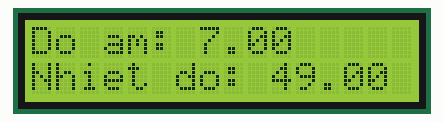
Simulated run of this sketch. Board: Arduino Uno, built with avr-gcc and run on an emulated ATmega328P. Parts: 16×2 character LCD. Random numbers use the default seed unless the sketch sets one; what the sketch prints to the serial monitor is not drawn.

Above: at 0.22 s.
At 5.02 s:
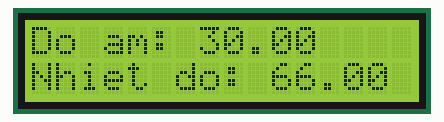
At 10.15 s:
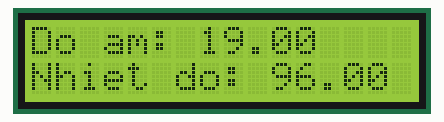
At 19.77 s:
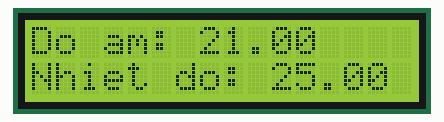
At 29.7 s:
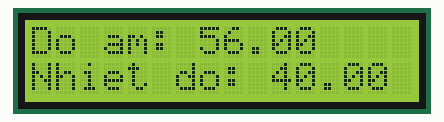
At 39.64 s:
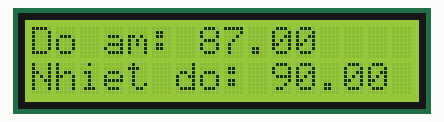

The sketch:

21022008_NguyenHuuTho_Tuan3_CB_Bai3.ino
```cpp
#include "DHT.h"
#include <LiquidCrystal.h>
#define pinDHT A0
#define typeDHT DHT11

DHT dht(pinDHT, typeDHT);

const int rs = 12, en = 11, d4 = 5, d5 = 4, d6 = 3, d7 = 2;
LiquidCrystal lcd(rs, en, d4, d5, d6, d7);


void setup() {
  Serial.begin(9600);
  lcd.begin(16, 2);
  dht.begin();
}

void loop() {
  // put your main code here, to run repeatedly:
  // float h = dht.readHumidity();
  // float t = dht.readTemperature();
  float h = random(100);
  float t = random(100);

  Serial.print("Do am: ");
  Serial.print(h);
  Serial.print(". Nhiet do: ");
  Serial.println(t);

  lcd.clear();
  lcd.setCursor(0, 0);
  lcd.print("Do am: ");
  lcd.print(h);
  lcd.setCursor(0, 1);
  lcd.print("Nhiet do: ");
  lcd.print(t);
}
```
